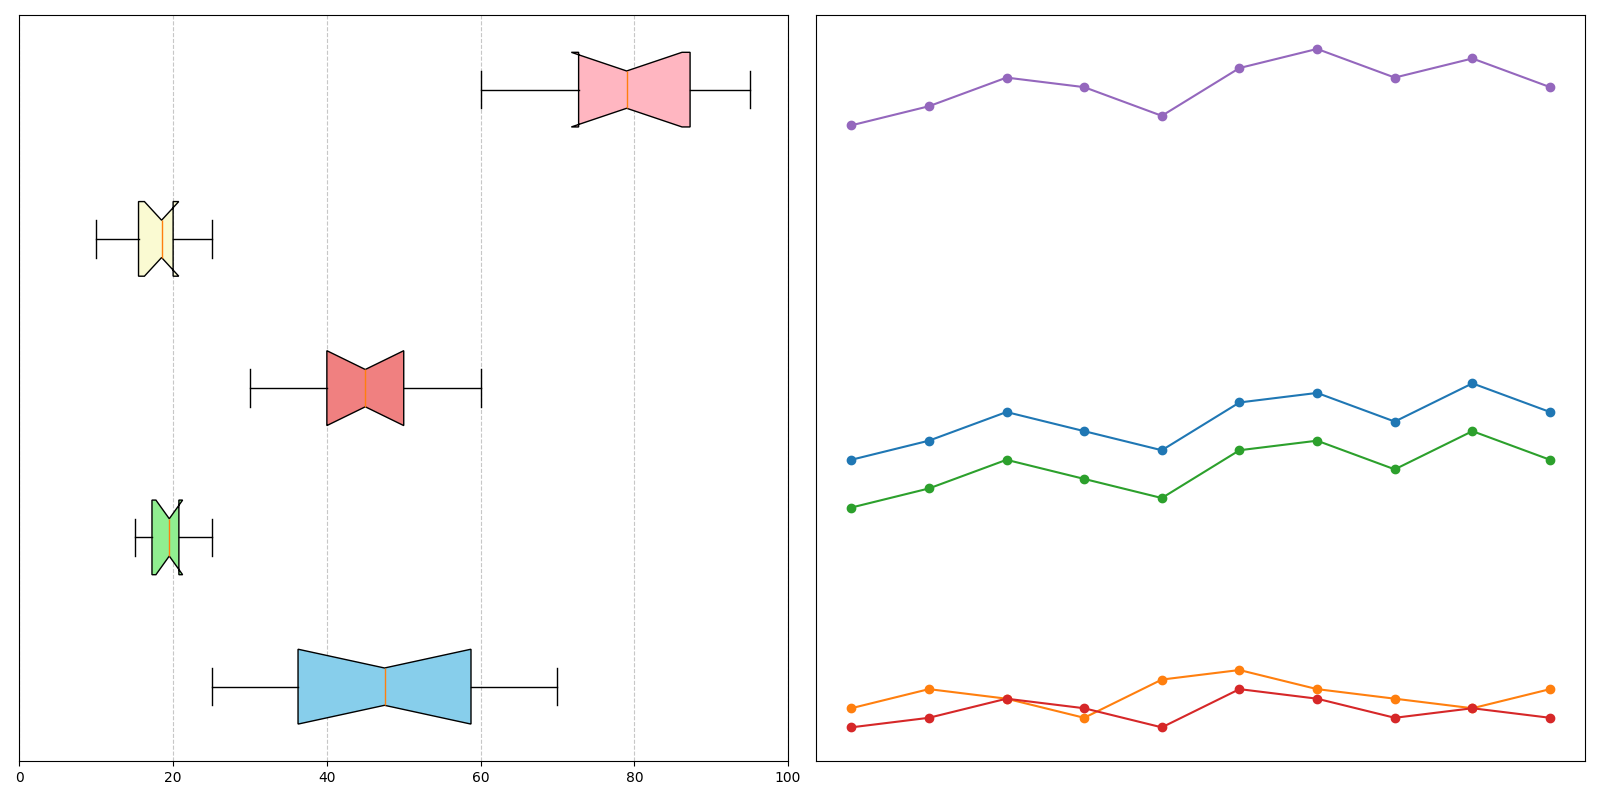

Source code (Python):
import matplotlib.pyplot as plt
import numpy as np

# Data for box plot
digital_dreams_times = [25, 30, 45, 60, 40, 55, 70, 50, 65, 35]
soundscapes_times = [15, 20, 18, 22, 17, 19, 25, 20, 21, 16]
light_labyrinths_times = [30, 45, 35, 50, 40, 60, 55, 45, 50, 40]
kinetic_kinetics_times = [10, 15, 20, 25, 15, 18, 22, 20, 19, 17]
virtual_voyages_times = [60, 75, 90, 70, 80, 85, 95, 88, 72, 78]

# Combining data
box_data = [
    digital_dreams_times,
    soundscapes_times,
    light_labyrinths_times,
    kinetic_kinetics_times,
    virtual_voyages_times
]

# New data for the line plot (average time spent over 10 days)
days = np.arange(1, 11)
avg_times = {
    "Digital Dreams": [45, 47, 50, 48, 46, 51, 52, 49, 53, 50],
    "Soundscapes": [19, 21, 20, 18, 22, 23, 21, 20, 19, 21],
    "Light Labyrinths": [40, 42, 45, 43, 41, 46, 47, 44, 48, 45],
    "Kinetic Kinetics": [17, 18, 20, 19, 17, 21, 20, 18, 19, 18],
    "Virtual Voyages": [80, 82, 85, 84, 81, 86, 88, 85, 87, 84]
}

# Create a 2x1 subplot layout
fig, (ax1, ax2) = plt.subplots(nrows=1, ncols=2, figsize=(16, 8))

# Create horizontal box plot
bp = ax1.boxplot(box_data, vert=False, patch_artist=True, notch=True, whis=1.5)
colors = ['skyblue', 'lightgreen', 'lightcoral', 'lightgoldenrodyellow', 'lightpink']
for patch, color in zip(bp['boxes'], colors):
    patch.set_facecolor(color)

ax1.set_yticks([])  # Remove y-ticks
ax1.grid(True, linestyle='--', alpha=0.7)
ax1.set_xlim(0, 100)

# Create a line plot for average times
for zone, times in avg_times.items():
    ax2.plot(days, times, marker='o')

ax2.set_xticks([])  # Remove x-ticks
ax2.set_yticks([])  # Remove y-ticks
ax2.grid(True, linestyle='--', alpha=0.7)
ax2.legend().set_visible(False)  # Remove legend

# Automatically adjust layout
plt.tight_layout()

# Show the plots
plt.show()
